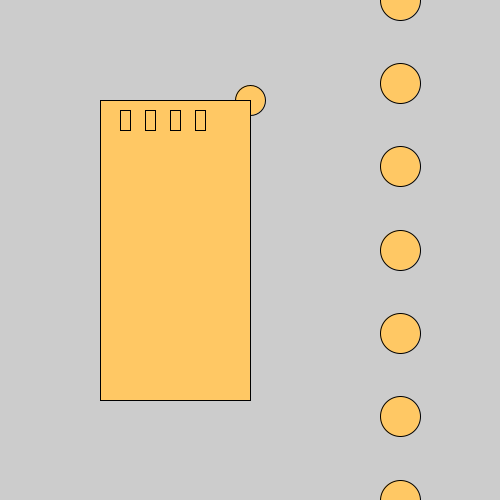
Frame 1 (no input)
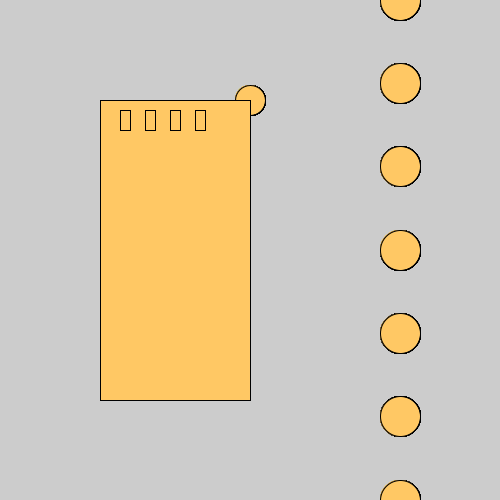
Frame 60 (the mouse pressed at the canvas centre just before this capture)
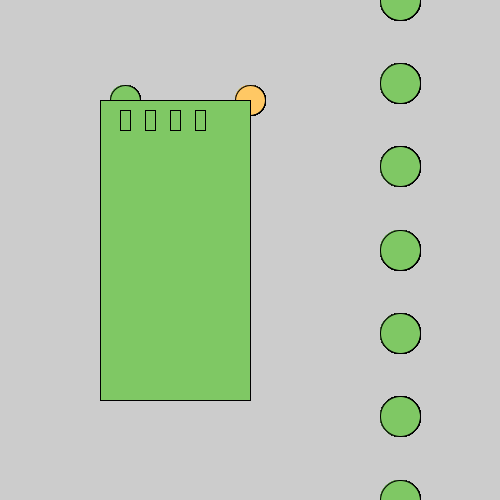
Frame 120 (the mouse held since frame 60 and released just before this capture)

The Processing sketch that drew these frames (run headless with seeded random() and noise(); from frame 60 on, the mouse is pressed at the canvas centre):

// Processing sketch: map_function
// ── map_function.pde
//map function helps outline where we want things
float x=100;
float y=100;
float w=150;
float h=300;

void setup(){
  
size(500,500);


}

void draw(){
fill(map(mouseX,0,width,255,0),200,100);

circle(map(mouseX,0,width,width/2, 0), 100, 30);

rect( x, y, w, h);

float window1x = map(2,1, 7, x, x+w);
float window2x = map(3,1, 7, x, x+w);
float window3x = map(4,1, 7, x, x+w);
float window4x = map(5,1, 7, x, x+w);
rect(window1x-5, y+10, 10, 20);
rect(window2x-5, y+10, 10, 20);
rect(window3x-5, y+10, 10, 20);
rect(window4x-5, y+10, 10, 20);

for(int i = 0; i<7; i++){
float y=map(i,0,6,0,height);
circle(400,y,40);
}
}
